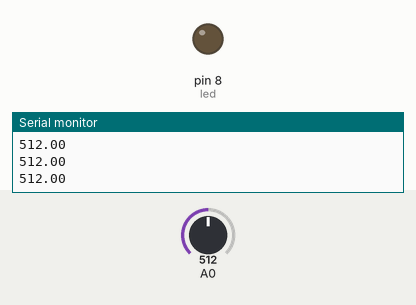
The sketch below on a simulated Arduino Uno, built with avr-gcc and run on an emulated ATmega328P. Parts: output pins drawn as LEDs (lit = HIGH), the last lines printed to the serial monitor. The inputs (shaded band) are chosen by the test bench; at power-on: A0 = 512.

Above: at 1.2 s.
1.3 s: A0 set to 1003
2.8 s: A0 set to 1023
At 3.2 s:
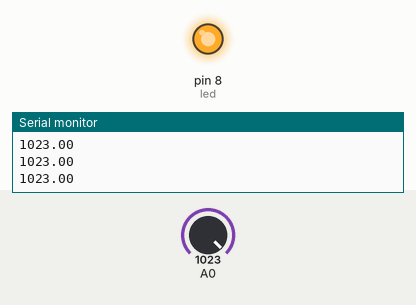
4.3 s: A0 set to 1005
At 5.5 s:
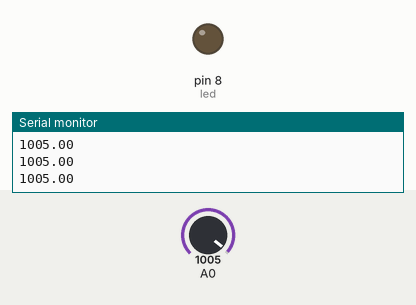
Timing chart, 0 to 7.3 s (numbered marks = the images above; inputs shaded):
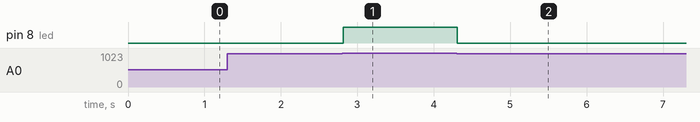

Measured:
- the behaviour switches between 1014 and 1015 on A0 (found by bisection; images 0 and 1)
- after the input at 2.8 s, pin 8 (led): LOW → HIGH at once
- after the input at 4.3 s, pin 8 (led): HIGH → LOW at once

The sketch:

lampukamar.ino
```cpp
float sensor;
int led = 8;

void setup() {
  Serial.begin(9600);
  pinMode(led, OUTPUT);
  digitalWrite(led,LOW);
}

void loop() {
  float sensor = analogRead(A0);
  Serial.println(sensor);
  if(sensor<1015){
     digitalWrite(led, LOW);
  }
  else{
    digitalWrite(led, HIGH);
  }
}
```
